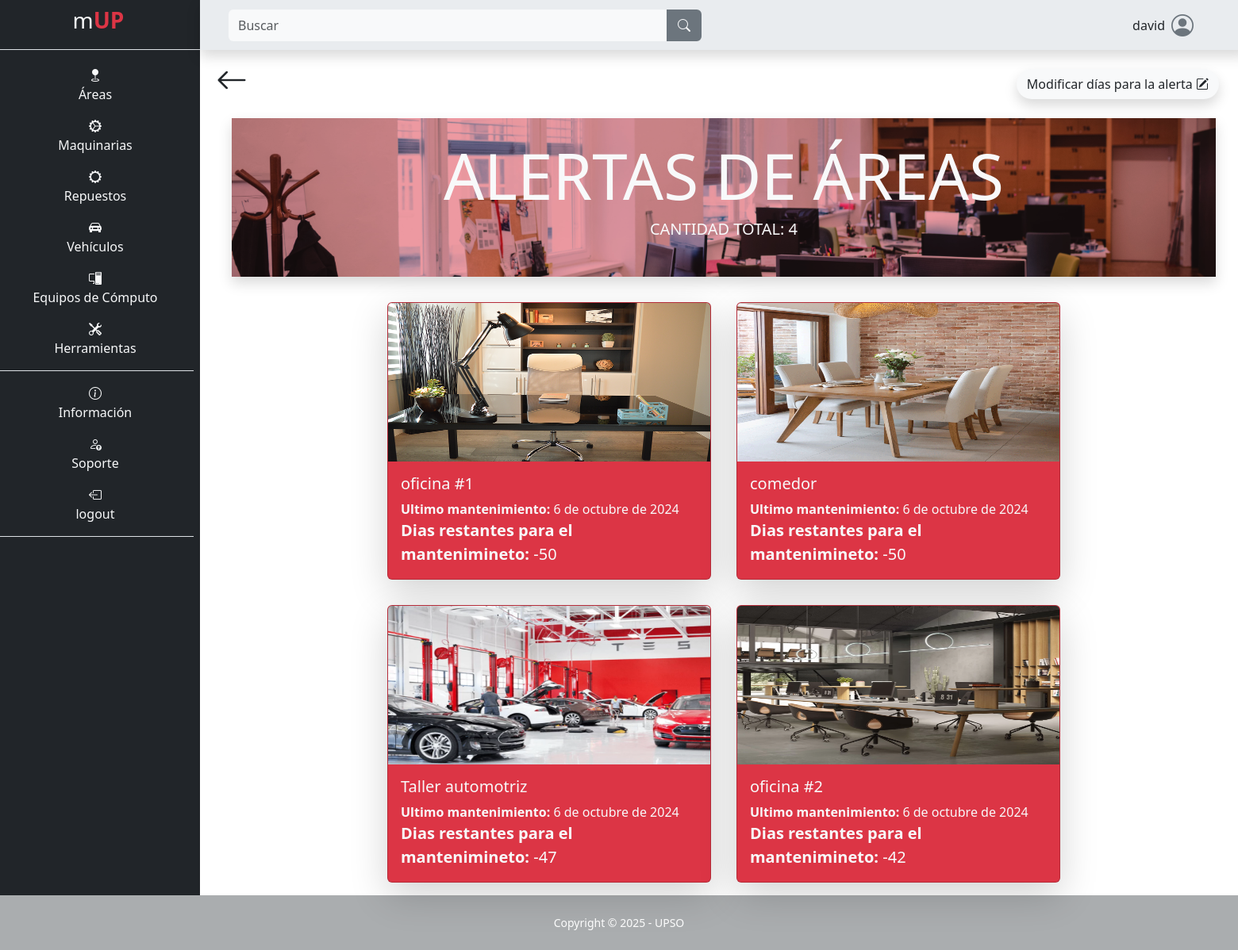
Screenshot of /area/alertas/ (signed in) with the database file from the repository.
### app/mUP_area/models.py (models this page shows, shortened)
class Area(models.Model):
    nombre = models.CharField(max_length=100, null=False, blank=False)
    tamaño = models.CharField(max_length=100, blank=False, null=False)
    encargado = models.CharField(max_length=100, blank=False, null=False)
    teléfono_encargado = models.CharField(max_length=100, blank=False, null=False)
    descripción = models.TextField(max_length=500, null=False, blank=False)
    ubicación = models.CharField(max_length=100, null=False, blank=False)
    capacidad = models.CharField(max_length=100, null=False, blank=False)
    tipo_de_área = models.CharField(max_length=100, null=False, blank=False)
    estado_de_ocupación = models.CharField(max_length=100, null=False, blank=False)
    fecha_ultimo_mantenimiento = models.DateField(default=date.today, blank=False, null=False)
    intervalo_mantenimiento = models.IntegerField(blank=False, null=False)
    imagen = models.ImageField(upload_to="area/imagen", null=False, blank=False)
    class Meta:
        indexes = [
            models.Index(fields=['nombre']),
        ]
    def dias_restantes_mantenimiento(self):
        dias_pasados = (date.today() - self.fecha_ultimo_mantenimiento).days
        dias_restantes = self.intervalo_mantenimiento - dias_pasados
        return dias_restantes

### app/mUP_area/views.py (the view)
# urls.py: path('alertas/', views.alertas, name="area_alertas"),
@login_required
def alertas(request):
    dias_alert = get_object_or_404(DiasParaAlerta, id=1)
    if request.method == 'POST':
        alert_form = DiasParaAlertaForm(request.POST, instance=dias_alert)
        if alert_form.is_valid():
            if alert_form.cleaned_data.get('días') >= 1:
                alert_form.save()
            return redirect('area_alertas')
    else:
        alert_form = DiasParaAlertaForm(instance=dias_alert)
    dias_alerta = dias_alert.días
    alertas = [{'area': area, 'dias_restantes': area.dias_restantes_mantenimiento()} for area in Area.objects.filter(nombre__icontains=request.GET.get('search', '')) if area.dias_restantes_mantenimiento() <= dias_alerta]
    alertas_ordenadas = sorted(alertas, key=lambda x: x['dias_restantes'])
    context = {'alertas': alertas_ordenadas, 'total_alertas': len(alertas_ordenadas), 'alert_form': alert_form}
    return render(request, 'mUP_area/alertas.html', context)

### app/mUP_area/forms.py
class DiasParaAlertaForm(forms.ModelForm):
    class Meta:
        model = DiasParaAlerta
        fields = '__all__'
        widgets = {
            'días': forms.NumberInput(attrs={'class': 'form-control m-2', 'type': 'number', 'placeholder': 'Actualmente'}),
        }

### templates/mUP_area/alertas.html (shortened to what this page needs)
{% extends "layout/base.html" %}
{% block 'content' %}
<div class="container">
    <div class="d-flex p-2 justify-content-between">
        <a class="text-decoration-none text-dark" href="{% url "area" %}">
            <i class="bi bi-arrow-left fs-1"></i>
        </a>
        <span class="p-3">
            <button type="button" class="btn imagen shadow rounded-pill custom" data-bs-toggle="modal" data-bs-target="#exampleModal">
                Modificar días para la alerta <i class="bi bi-pencil-square"></i>
            </button>
        </span>
    </div>
    <div class="container cabecera_area shadow bg-danger bg-opacity-50 p-4 bw-5">
        <h1 class="text-center text-light text-uppercase display-1"><strong> alertas de áreas</strong></h1>
        <h5 class="text-center text-light text-uppercase">Cantidad total: {{ total_alertas }}</h5>
    </div>
    <div class="row mt-3 d-flex justify-content-center align-item-center ps-5 pe-5">
        {% for alerta in alertas %}
        <div class="col-12 col-md-4 p-0 card text-bg-danger carta-home m-3 shadow-lg">
            <a class="text-decoration-none text-light" href="{% url "mantenimientos_area" id=alerta.area.id mant=1 %}">
                <img src="{{ alerta.area.imagen.url }}" class="card-img-top" alt="..." style="max-height: 200px;">
                <div class="card-body">
                    <h5 class="card-title">{{ alerta.area.nombre }}</h5>
                    <p class="card-text m-0"><b>Ultimo mantenimiento:</b> {{ alerta.area.fecha_ultimo_mantenimiento }}</p>
                    <p class="card-text m-0 fs-5"><b>Dias restantes para el mantenimineto:</b> {{ alerta.dias_restantes }}</p>
                </div>
            </a>
        </div>
        {% endfor %}
    </div>
</div>
{% endblock %}

### templates/layout/base.html (shortened to what this page needs)
{% load static %}
<!DOCTYPE html>
<html lang="es">
<head>
    <link rel="stylesheet" href="https://cdn.jsdelivr.net/npm/bootstrap-icons@1.10.3/font/bootstrap-icons.css">
    <link rel="stylesheet" href="{% static "css/bootstrap.css" %}">
    <link rel="stylesheet" href="{% static "css/style.css" %}">
</head>
<body class="" id="page-top">
    <main>
        <div class="row">
            {% if user.is_authenticated %}
            <div class="col-12 col-md-2 m-0 p-0 text-light text-center barra d-none d-md-block">
                <ul class="mt-1">
                    <li class="nav-item text-center fs-3 lista-menu me-4" style="transition: background-color 0.5s ease">
                        <a class="nav-link lista-menu text-decoration-none" href="{% url "index" %}">
                            <span>m</span><span class="text-danger"><b>UP</b></span>
                        </a>
                    </li>
                </ul>
                <ul class="flex-column align-items-stretch p-2 border-top">
                    <li class="nav-item mt-1 pt-2 lista-menu text-center" style="transition: background-color 0.5s ease">
                        <a class="text-light text-decoration-none lista-menu" href="{% url "area" %}"><i class="bi bi-geo-fill"></i><p>Áreas</p></a>
                    </li>
                    <li class="nav-item lista-menu" style="transition: background-color 0.5s ease">
                        <a class="text-light text-decoration-none lista-menu" href="{% url "maquina" %}"><i class="bi bi-gear-wide-connected"></i><p>Maquinarias</p></a>
                    </li>
                    <li class="nav-item lista-menu" style="transition: background-color 0.5s ease">
                        <a class="text-light text-decoration-none lista-menu" href="{% url "repuesto_maquina" %}"><i class="bi bi-gear-wide"></i><p>Repuestos</p></a>
                    </li>
                    <li class="nav-item lista-menu" style="transition: background-color 0.5s ease">
                        <a class="text-light text-decoration-none lista-menu" href="{% url "vehiculo" %}"><i class="bi bi-car-front-fill"></i><p>Vehículos</p></a>
                    </li>
                    <li class="nav-item lista-menu" style="transition: background-color 0.5s ease">
                        <a class="text-light text-decoration-none lista-menu" href="{% url "pc" %}"><i class="bi bi-pc-display"></i><p>Equipos de Cómputo</p></a>
                    </li>
                    <li class="nav-item border-bottom lista-menu" style="transition: background-color 0.5s ease">
                        <a class="text-light text-decoration-none lista-menu" href="{% url "herramienta" %}"><i class="bi bi-tools"></i><p>Herramientas</p></a>
                    </li>
                    <li class="nav-item pt-3 lista-menu" style="transition: background-color 0.5s ease">
                        <a class="text-light text-decoration-none lista-menu" href="{% url "info" %}"><i class="bi bi-info-circle"></i><p>Información</p></a>
                    </li>
                    <li class="nav-item lista-menu" style="transition: background-color 0.5s ease">
                        <a class="text-light text-decoration-none lista-menu" href="{% url "soporte" %}">  <i class="bi bi-person-up"></i><p>Soporte</p></a>
                    </li>
                    {% if user.is_authenticated %}
                        <li class="nav-item lista-menu border-bottom" style="transition: background-color 0.5s ease">
                            <a class="text-light text-decoration-none lista-menu" href="{% url "logout" %}"><i class="bi bi-box-arrow-left"></i><p>logout</p></a>
                        </li>
                    {% else %}
                        <li class="nav-item lista-menu border-bottom" style="transition: background-color 0.5s ease">
                            <a class="text-light text-decoration-none lista-menu" href="{% url "login" %}"><i class="bi bi-box-arrow-right"></i><p>Login</p></a>
                        </li>
                    {% endif %}
                </ul>
            </div>
            {% endif %}
            <div class="col-12 col-md-10 m-0 p-0">
                {% if user.is_authenticated %}
                <nav class="row navbar bg-body-secondary p-2 m-0 shadow sticky-top navbar-expand-lg">
                        <div class="col-12 col-md-6 order-lg-first order-last">
                            <form class="d-flex form-inline mr-auto ml-md-3 my-2 my-md-0 ms-3 me-3 mw-100 navbar-search" role="search" action="" method='GET'>
                                <div class="input-group">
                                    <input class="form-control bg-light border-0 small" id="search-input" name="search" type="search" placeholder="Buscar" aria-label="Search">
                                    <div class="input-group-append">
                                        <button class="btn btn-secondary text-light rounded-0 rounded-end border-2" type="submit">
                                            <i class="bi bi-search"></i>
                                        </button>
                                    </div>
                                </div>
                            </form>
                        </div>
                        <div class="col-12 col-md-6">
                            <div class="me-5 d-flex justify-content-center justify-content-md-end align-items-center">
                                <p class="ms-5 mt-auto mb-auto">{{ user }}</p>
                                <i class="bi bi-person-circle fs-3 ms-2 icono-persona"></i>
                            </div>
                        </div>
                </nav>
                {% endif %}
                {% block 'content' %}{% endblock %}
            </div>
    </main>
    {% if user.is_authenticated %}
    <footer class="footer">
        <div class="small text-center p-4 text-white">Copyright &copy; 2025 - UPSO</div>
    </footer>
    {% endif %}
</body>
</html>

### static/css/style.css (style rules this page uses)
:root { --color-primary: #6c757d; --color-secondary: #212529; --color-tertiary: #f8f9fa; --body: #ffffff; --footer: #aaadaf; }
* { margin: 0; padding: 0; box-sizing: border-box; }
body { background-color: var(--body); }
.barra { background-color: var(--color-secondary); }
ul { list-style-type: none; }
.icono-persona { color: var(--color-primary); }
.cabecera_area { height: 200px; max-width: 1240px; background-image: url("../images/areas_general.jpg"); background-position: center; background-repeat: no-repeat; background-attachment: scroll; background-size: cover; background-blend-mode: multiply; }
.custom { background-color: var(--color-tertiary); }
.footer { background-color: var(--footer); }

### rows the page displays
Area: area.imagen (picture), area.nombre "oficina #1", area.fecha_ultimo_mantenimiento "6 de octubre de 2024", dias_restantes "-50"
Area: area.imagen (picture), area.nombre "comedor", area.fecha_ultimo_mantenimiento "6 de octubre de 2024", dias_restantes "-50"
Area: area.imagen (picture), area.nombre "Taller automotriz", area.fecha_ultimo_mantenimiento "6 de octubre de 2024", dias_restantes "-47"
Area: area.imagen (picture), area.nombre "oficina #2", area.fecha_ultimo_mantenimiento "6 de octubre de 2024", dias_restantes "-42"

### other values shown
{{ user }} "david"
{{ total_alertas }} "4"
